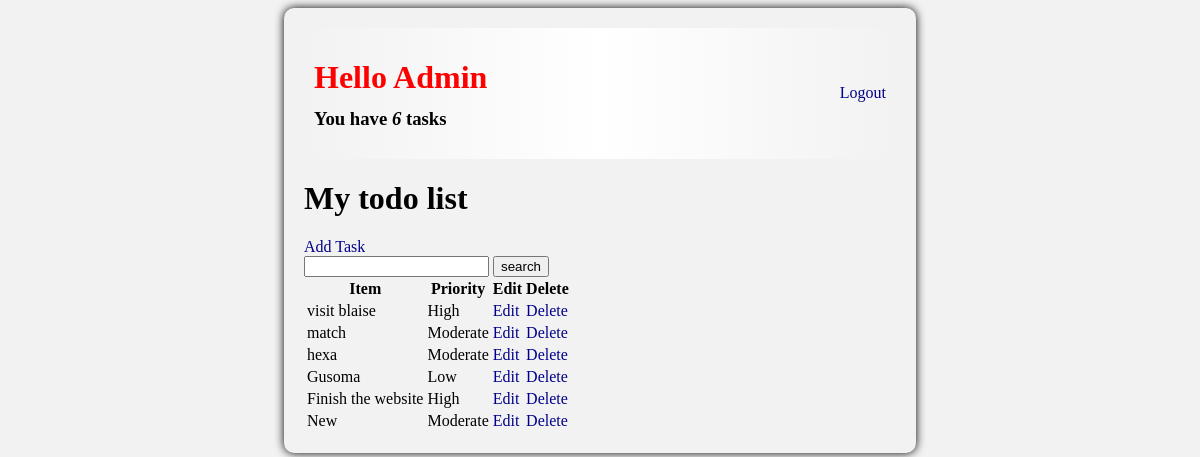
The app's page / (signed in) with its own data.
### base/models.py (models this page shows, shortened)
class Task(models.Model):
    user = models.ForeignKey(User, on_delete=models.CASCADE)
    title = models.CharField(max_length=100)
    description = models.TextField(null=True, blank=True)
    complete = models.BooleanField(default=False)
    created = models.DateTimeField(auto_now_add=True)
    priority=models.CharField(max_length=100,choices=Priority_choices, default=Priority_choices)
    class Meta:
        ordering = ['created']

### base/views.py (the view)
# urls.py: path('', TaskList.as_view(), name= 'tasks'),
class TaskList(LoginRequiredMixin, ListView):
    model = Task
    fields = '__all__'
    context_object_name = 'tasks'
    def get_context_data(self, **kwargs):
        context = super().get_context_data(**kwargs)
        context['tasks']= context['tasks'].filter(user=self.request.user)
        context['coutn']= context['tasks'].filter(complete=False).count()
        search_input= self.request.GET.get('search-area') or ''
        if search_input:
            context['tasks'] = context['tasks'].filter(title__icontains=search_input)
        context['search_input'] = search_input
        return context

### base/templates/base/task_list.html (shortened to what this page needs)
{% extends 'base/main.html' %}
{% block content %}
<div class='header-bar'>
    <div>
        <h1 id="red"> Hello {{ request.user|title }}</h1>
        <h3 style="margin-top: -10px;">You have<i> {{ tasks.count }} </i> tasks</h3>
    </div>
    <div class="section">
        {% if request.user.is_authenticated %}
        <a href="{% url 'logout' %}">Logout</a>
        {% else %}
        <a href="{% url 'login' %}">Login</a>
        {% endif %}
    </div>
</div>
<h1> My todo list {{color}} </h1>
<a id="button" href="{% url 'task-create' %}">Add Task</a>
<div class="search">
<form method="GET">
    <input type='text' name='search-area' value="{{search_input}}">
    <input type="submit" value='search'>
</form>
</div>
<table class="table">
    <tr>
        <th>Item</th>
        <th>Priority</th>
        <th>Edit</th>
        <th>Delete</th>
    </tr>
    {% for task in tasks %}
    <tr>
        <td> {{task.title}} </td>
        <td> {{task.priority}} </td>
        <td> <a href="{% url 'task-update' task.id %}">Edit</a> </td>
        <td> <a href="{% url 'task-delete' task.id %}">Delete</a> </td>
    </tr>
    {%empty%}
        <h3> No Items in list </h3>
    {% endfor %}
</table>
{% endblock content %}

### base/templates/base/main.html (shortened to what this page needs)
<!DOCTYPE html>
<html lang="en">
<head>
</head>
<body>
    <div class='container'>
        {% block content %}
        {% endblock %}
</body>
</html>

### base/templates/base/main.html (style rules this page uses)
body { background-color: #f2f2f2; }
a { text-decoration: none; color: darkblue; }
.container { width: 50%; margin: 0 auto; background: linear-gradient(t left, #f2f2f2, #f2f2f2); padding: 20px; border-radius: 10px; box-shadow: 0px 0px 10px #000; }
.header-bar { display:flex; justify-content: space-between; align-items: center; padding: 10px; background-color: grey; border-radius: 10px 10px 0px 0px; background: linear-gradient(to right, #f2f2f2, #fff, #f2f2f2); }
#red { color: red; }

### records on screen
Task: title "visit blaise", priority "High"
Task: title "match", priority "Moderate"
Task: title "hexa", priority "Moderate"
Task: title "Gusoma", priority "Low"
Task: title "Finish the website", priority "High"
Task: title "New", priority "Moderate"

### other values on screen
{{ request.user|title }} "Admin"
{{ tasks.count }} "6"
